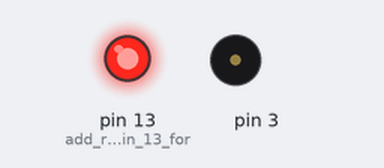
Bench run of a sketch on a simulated Arduino Uno, built with avr-gcc and run on an emulated ATmega328P. On the bench: output pins drawn as LEDs (lit = HIGH), buzzer (waves = sounding).

Above: at 5.7 s.
At 11.4 s:
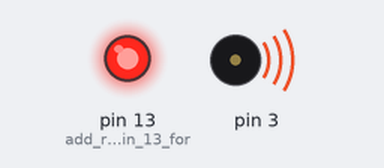
At 25.3 s:
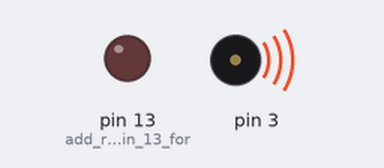
At 39.2 s:
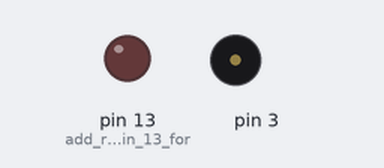
Timing chart, 0 to 40.7 s (numbered marks = the images above):
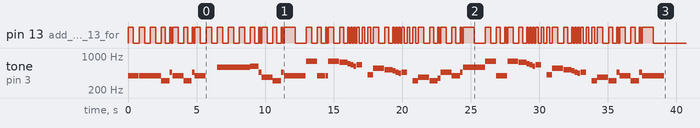

The sketch:

TheImperialMarch.ino
```cpp
// (licence header left out)
#include <Tone.h>

#define PAUSE 0

Tone tone1;

int score[] = {NOTE_G4, NOTE_G4, NOTE_G4, NOTE_DS4, NOTE_AS4,
               NOTE_G4, NOTE_DS4, NOTE_AS4, NOTE_G4, PAUSE,
               NOTE_D5, NOTE_D5, NOTE_D5, NOTE_DS5, NOTE_AS4,
               NOTE_FS4, NOTE_DS4, NOTE_AS4, NOTE_G4,
               NOTE_G5, NOTE_G4, NOTE_G4, NOTE_G5, NOTE_FS5, NOTE_F5,
               NOTE_E5, NOTE_DS5, NOTE_E5, PAUSE, NOTE_GS4, NOTE_CS5, NOTE_C5, NOTE_B4,
               NOTE_AS4, NOTE_A4, NOTE_AS4, PAUSE, NOTE_DS4, NOTE_FS4, NOTE_DS4, NOTE_F4,
               NOTE_AS4, NOTE_G4, NOTE_AS4, NOTE_D5,
               NOTE_G5, NOTE_G4, NOTE_G4, NOTE_G5, NOTE_FS5, NOTE_F5,
               NOTE_E5, NOTE_DS5, NOTE_E5, PAUSE, NOTE_GS4, NOTE_CS5, NOTE_C5, NOTE_B4,
               NOTE_AS4, NOTE_A4, NOTE_AS4, PAUSE, NOTE_DS4, NOTE_FS4, NOTE_DS4, NOTE_AS4,
               NOTE_G4, NOTE_DS4, NOTE_AS4, NOTE_G4};

const byte scoreLen = sizeof(score)/2; //wtf

byte beats[scoreLen] = {4, 4, 4, 3, 1,
                        4, 3, 1, 4, 4,
                        4, 4, 4, 3, 1,
                        4, 3, 1, 8,
                        4, 3, 1, 4, 3, 1,
                        1, 1, 2, 2, 2, 4, 3, 1,
                        1, 1, 2, 2, 2, 4, 3, 1,
                        4, 3, 1, 8,
                        4, 3, 1, 4, 3, 1,
                        1, 1, 2, 2, 2, 4, 3, 1,
                        1, 1, 2, 2, 2, 4, 3, 1,
                        4, 3, 1, 8};

unsigned int speed = 200; // the time in ms for one beat

void setup() {
    pinMode(13, OUTPUT); //add red LED on pin 13 for epicness
    tone1.begin(3); //prepare pin 3 for playing a tone
    for (int i = 0; i<scoreLen; i++){
     int duration = beats[i] * speed;
     digitalWrite(13, HIGH);
     tone1.play(score[i], duration);
     delay(duration/2);
     digitalWrite(13, LOW);
     delay(duration/2+10);
    }
}

void loop() {}
```
